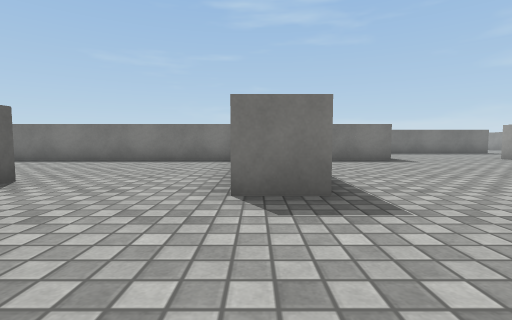
View 1 (above)

13 first-person views from a walk through a Unity game level. The camera is 0.55 m above the floor, tilts 4° down and sees 85° across. The floor is counted in squares, 1 m on a side. Each view is taken from the middle of a square. On the plan, view 1 faces up. The plan holds only what a view shows up to about 9 squares ahead; the rest is blank. The place goes on beyond the plan. Surface patterns are stand-ins for the level's own textures.

View 2
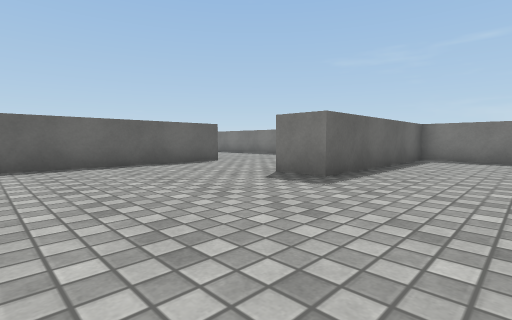

View 3
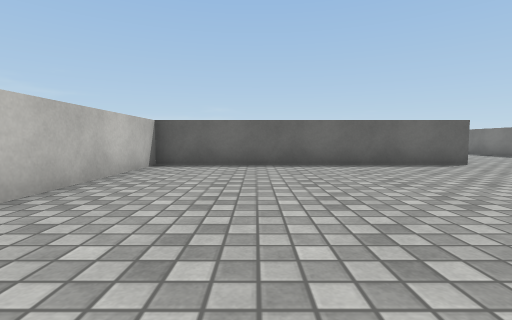

View 4
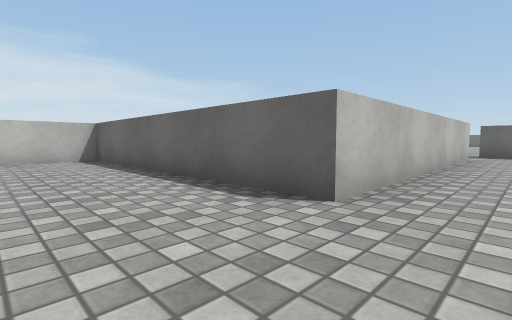

View 5
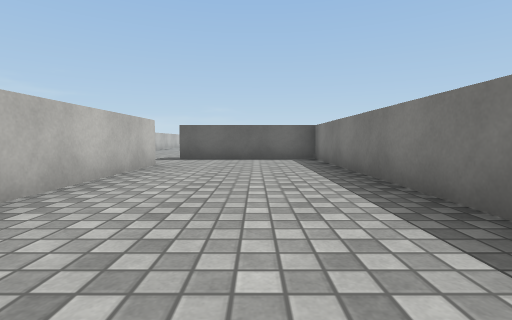

View 6
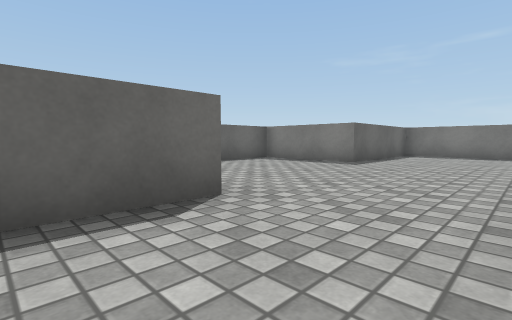

View 7
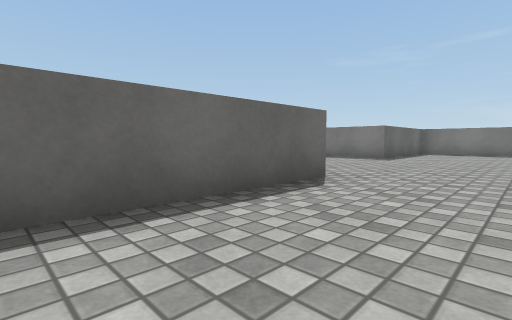

View 8
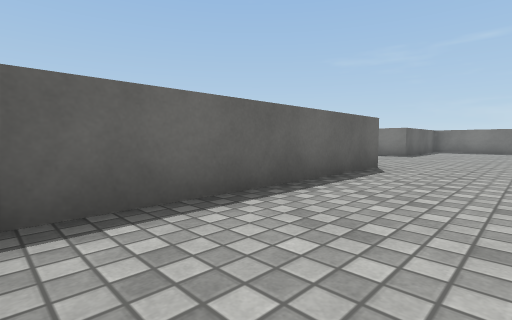

View 9
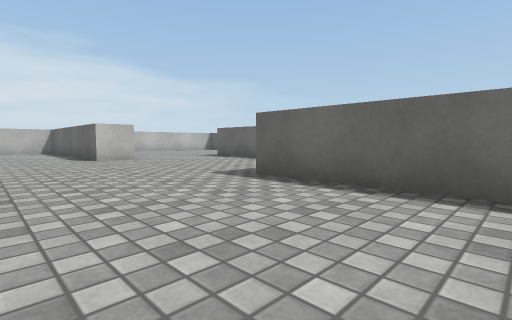

View 10
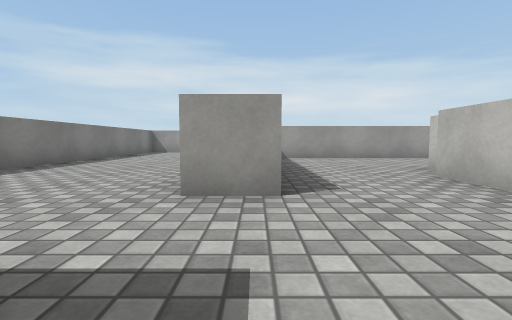

View 11
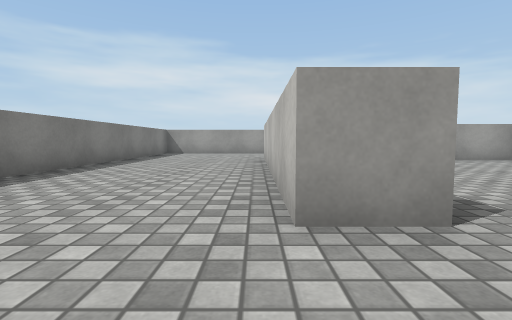

View 12
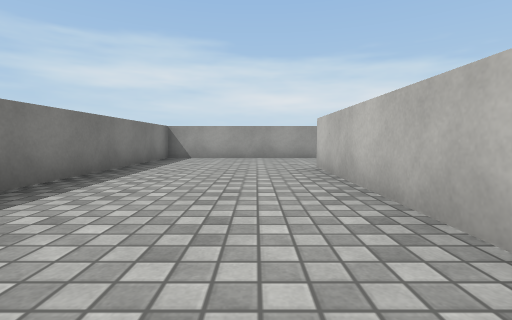

View 13
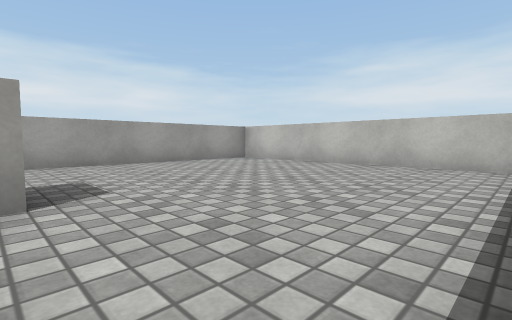

### Floor plan
Points are (right, up) in squares from view 1. A wall is a line through its corners. A room is listed if a view was taken in it or the views show most of it. See-through windows are left out.
Room 1 (views 1, 2, 3, 4, 5, 6, 7, 8, 9, 12, 13)
walls: (3.6, 2.8) (4.8, 2.8) (4.8, -3); (3.7, 10.9) (3.7, 7.7) (0.8, 7.7) (0.8, 2.8) (-0.3, 2.8) (-0.3, 7.7) (-12.3, 7.7) (-12.3, 3.8); (-10.3, 3.8) (-3.2, 3.8) (-3.2, -3.2) (3.7, -3.2) (3.7, 2.5)
ways out: opening at (-11.5, 4) to room 2
Room 2 (views 10, 11)
walls: (-10.3, 2.6) (-10.3, 3.8)
ways out: opening at (-11.5, 4) to room 1; opening at (-11.5, 1.5)

Positions as (right, up) in squares from view 1, and headings:
1: (0, 0), facing up
2: (3, -1), facing up-left
3: (3, -1), facing left
4: (-1, 5), facing down-left
5: (-4, 6), facing left
6: (7, 1), facing up-left
7: (7, -1), facing up-left
8: (7, -3), facing up-left
9: (7, 11), facing down-left
10: (-13, 3), facing right
11: (-12, 4), facing right
12: (-9, 5), facing right
13: (-3, 3), facing down-right
